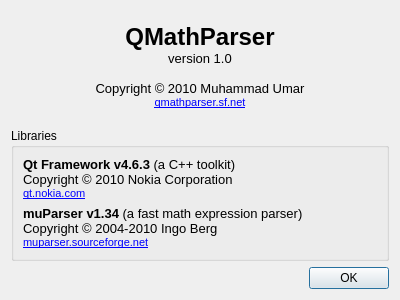
<?xml version="1.0" encoding="UTF-8"?>
<ui version="4.0">
 <class>Dialog</class>
 <widget class="QDialog" name="Dialog">
  <property name="geometry">
   <rect>
    <x>0</x>
    <y>0</y>
    <width>400</width>
    <height>300</height>
   </rect>
  </property>
  <property name="windowTitle">
   <string>About</string>
  </property>
  <layout class="QGridLayout" name="gridLayout">
   <item row="2" column="0">
    <widget class="QDialogButtonBox" name="buttonBox">
     <property name="orientation">
      <enum>Qt::Horizontal</enum>
     </property>
     <property name="standardButtons">
      <set>QDialogButtonBox::Ok</set>
     </property>
     <property name="centerButtons">
      <bool>false</bool>
     </property>
    </widget>
   </item>
   <item row="0" column="0">
    <widget class="QLabel" name="label">
     <property name="text">
      <string>&lt;!DOCTYPE HTML PUBLIC &quot;-//W3C//DTD HTML 4.0//EN&quot; &quot;http://www.w3.org/TR/REC-html40/strict.dtd&quot;&gt;
&lt;html&gt;&lt;head&gt;&lt;meta name=&quot;qrichtext&quot; content=&quot;1&quot; /&gt;&lt;style type=&quot;text/css&quot;&gt;
p, li { white-space: pre-wrap; }
&lt;/style&gt;&lt;/head&gt;&lt;body style=&quot; font-family:'MS Shell Dlg 2'; font-size:8.25pt; font-weight:400; font-style:normal;&quot;&gt;
&lt;p align=&quot;center&quot; style=&quot; margin-top:0px; margin-bottom:0px; margin-left:0px; margin-right:0px; -qt-block-indent:0; text-indent:0px;&quot;&gt;&lt;span style=&quot; font-size:18pt; font-weight:600;&quot;&gt;QMathParser&lt;/span&gt;&lt;/p&gt;
&lt;p align=&quot;center&quot; style=&quot; margin-top:0px; margin-bottom:0px; margin-left:0px; margin-right:0px; -qt-block-indent:0; text-indent:0px;&quot;&gt;&lt;span style=&quot; font-size:10pt;&quot;&gt;version 1.0&lt;/span&gt;&lt;/p&gt;
&lt;p align=&quot;center&quot; style=&quot;-qt-paragraph-type:empty; margin-top:0px; margin-bottom:0px; margin-left:0px; margin-right:0px; -qt-block-indent:0; text-indent:0px; font-size:10pt;&quot;&gt;&lt;/p&gt;
&lt;p align=&quot;center&quot; style=&quot; margin-top:0px; margin-bottom:0px; margin-left:0px; margin-right:0px; -qt-block-indent:0; text-indent:0px;&quot;&gt;&lt;span style=&quot; font-size:10pt;&quot;&gt;Copyright © 2010 Muhammad Umar&lt;/span&gt;&lt;/p&gt;
&lt;p align=&quot;center&quot; style=&quot; margin-top:0px; margin-bottom:0px; margin-left:0px; margin-right:0px; -qt-block-indent:0; text-indent:0px;&quot;&gt;&lt;a href=&quot;http://qmathparser.sf.net/&quot;&gt;&lt;span style=&quot; font-size:8pt; text-decoration: underline; color:#0000ff;&quot;&gt;qmathparser.sf.net&lt;/span&gt;&lt;/a&gt;&lt;/p&gt;&lt;/body&gt;&lt;/html&gt;</string>
     </property>
    </widget>
   </item>
   <item row="1" column="0">
    <widget class="QGroupBox" name="groupBox">
     <property name="title">
      <string>Libraries</string>
     </property>
     <layout class="QGridLayout" name="gridLayout_2">
      <item row="1" column="0">
       <widget class="QLabel" name="label_2">
        <property name="text">
         <string>&lt;!DOCTYPE HTML PUBLIC &quot;-//W3C//DTD HTML 4.0//EN&quot; &quot;http://www.w3.org/TR/REC-html40/strict.dtd&quot;&gt;
&lt;html&gt;&lt;head&gt;&lt;meta name=&quot;qrichtext&quot; content=&quot;1&quot; /&gt;&lt;style type=&quot;text/css&quot;&gt;
p, li { white-space: pre-wrap; }
&lt;/style&gt;&lt;/head&gt;&lt;body style=&quot; font-family:'MS Shell Dlg 2'; font-size:8.25pt; font-weight:400; font-style:normal;&quot;&gt;
&lt;p style=&quot; margin-top:0px; margin-bottom:0px; margin-left:0px; margin-right:0px; -qt-block-indent:0; text-indent:0px;&quot;&gt;&lt;span style=&quot; font-size:10pt; font-weight:600;&quot;&gt;muParser v1.34&lt;/span&gt;&lt;span style=&quot; font-size:10pt;&quot;&gt; (a fast math expression parser)&lt;/span&gt;&lt;/p&gt;
&lt;p style=&quot; margin-top:0px; margin-bottom:0px; margin-left:0px; margin-right:0px; -qt-block-indent:0; text-indent:0px;&quot;&gt;&lt;span style=&quot; font-size:10pt;&quot;&gt;Copyright © 2004-2010 Ingo Berg&lt;/span&gt;&lt;/p&gt;
&lt;p style=&quot; margin-top:0px; margin-bottom:0px; margin-left:0px; margin-right:0px; -qt-block-indent:0; text-indent:0px;&quot;&gt;&lt;a href=&quot;http://muparser.sourceforge.net/&quot;&gt;&lt;span style=&quot; font-size:8pt; text-decoration: underline; color:#0000ff;&quot;&gt;muparser.sourceforge.net&lt;/span&gt;&lt;/a&gt;&lt;/p&gt;&lt;/body&gt;&lt;/html&gt;</string>
        </property>
       </widget>
      </item>
      <item row="0" column="0">
       <widget class="QLabel" name="label_3">
        <property name="text">
         <string>&lt;!DOCTYPE HTML PUBLIC &quot;-//W3C//DTD HTML 4.0//EN&quot; &quot;http://www.w3.org/TR/REC-html40/strict.dtd&quot;&gt;
&lt;html&gt;&lt;head&gt;&lt;meta name=&quot;qrichtext&quot; content=&quot;1&quot; /&gt;&lt;style type=&quot;text/css&quot;&gt;
p, li { white-space: pre-wrap; }
&lt;/style&gt;&lt;/head&gt;&lt;body style=&quot; font-family:'MS Shell Dlg 2'; font-size:8.25pt; font-weight:400; font-style:normal;&quot;&gt;
&lt;p style=&quot; margin-top:0px; margin-bottom:0px; margin-left:0px; margin-right:0px; -qt-block-indent:0; text-indent:0px;&quot;&gt;&lt;span style=&quot; font-size:10pt; font-weight:600;&quot;&gt;Qt Framework v4.6.3&lt;/span&gt;&lt;span style=&quot; font-size:10pt;&quot;&gt; (a C++ toolkit)&lt;/span&gt;&lt;/p&gt;
&lt;p style=&quot; margin-top:0px; margin-bottom:0px; margin-left:0px; margin-right:0px; -qt-block-indent:0; text-indent:0px;&quot;&gt;&lt;span style=&quot; font-size:10pt;&quot;&gt;Copyright © 2010 Nokia Corporation&lt;/span&gt;&lt;/p&gt;
&lt;p style=&quot; margin-top:0px; margin-bottom:0px; margin-left:0px; margin-right:0px; -qt-block-indent:0; text-indent:0px;&quot;&gt;&lt;a href=&quot;http://qt.nokia.com/&quot;&gt;&lt;span style=&quot; font-size:8pt; text-decoration: underline; color:#0000ff;&quot;&gt;qt.nokia.com&lt;/span&gt;&lt;/a&gt;&lt;/p&gt;&lt;/body&gt;&lt;/html&gt;</string>
        </property>
       </widget>
      </item>
     </layout>
    </widget>
   </item>
  </layout>
 </widget>
 <resources/>
 <connections>
  <connection>
   <sender>buttonBox</sender>
   <signal>rejected()</signal>
   <receiver>Dialog</receiver>
   <slot>reject()</slot>
   <hints>
    <hint type="sourcelabel">
     <x>316</x>
     <y>260</y>
    </hint>
    <hint type="destinationlabel">
     <x>286</x>
     <y>274</y>
    </hint>
   </hints>
  </connection>
  <connection>
   <sender>buttonBox</sender>
   <signal>accepted()</signal>
   <receiver>Dialog</receiver>
   <slot>accept()</slot>
   <hints>
    <hint type="sourcelabel">
     <x>248</x>
     <y>254</y>
    </hint>
    <hint type="destinationlabel">
     <x>157</x>
     <y>274</y>
    </hint>
   </hints>
  </connection>
 </connections>
</ui>
